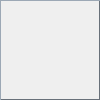
<?xml version="1.0" encoding="UTF-8"?>
<ui version="4.0">
 <class>Celd</class>
 <widget class="QWidget" name="Celd">
  <property name="geometry">
   <rect>
    <x>0</x>
    <y>0</y>
    <width>100</width>
    <height>100</height>
   </rect>
  </property>
  <property name="minimumSize">
   <size>
    <width>100</width>
    <height>100</height>
   </size>
  </property>
  <property name="maximumSize">
   <size>
    <width>100</width>
    <height>100</height>
   </size>
  </property>
  <property name="windowTitle">
   <string>Form</string>
  </property>
  <layout class="QFormLayout" name="formLayout">
   <property name="horizontalSpacing">
    <number>0</number>
   </property>
   <property name="verticalSpacing">
    <number>0</number>
   </property>
   <property name="leftMargin">
    <number>0</number>
   </property>
   <property name="topMargin">
    <number>0</number>
   </property>
   <property name="rightMargin">
    <number>0</number>
   </property>
   <property name="bottomMargin">
    <number>0</number>
   </property>
   <item row="0" column="1">
    <widget class="QPushButton" name="CeldButton">
     <property name="sizePolicy">
      <sizepolicy hsizetype="Preferred" vsizetype="Preferred">
       <horstretch>0</horstretch>
       <verstretch>0</verstretch>
      </sizepolicy>
     </property>
     <property name="minimumSize">
      <size>
       <width>100</width>
       <height>100</height>
      </size>
     </property>
     <property name="maximumSize">
      <size>
       <width>100</width>
       <height>100</height>
      </size>
     </property>
     <property name="styleSheet">
      <string notr="true">QPushButton#CeldButton{
	border-style: outset;
	border-width: 1px;
	border-color: rgb(104, 112, 121);
}

</string>
     </property>
     <property name="text">
      <string/>
     </property>
     <property name="iconSize">
      <size>
       <width>100</width>
       <height>100</height>
      </size>
     </property>
    </widget>
   </item>
  </layout>
 </widget>
 <resources/>
 <connections/>
</ui>
